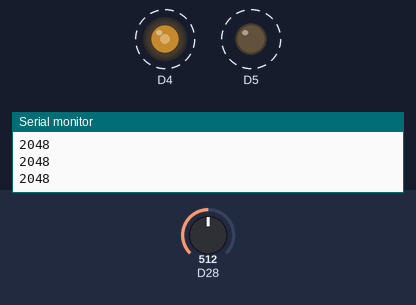
A sketch run on a simulated Arduino Due. On the bench: output pins drawn as LEDs (lit = HIGH), the last lines printed to the serial monitor. Dashed ring = blinking. Inputs (shaded band) come from the test bench; at power-on: D28 = 512 (analog values on the 0–1023 scale).

Above: at 0.9 s.
1.3 s: D28 set to 6
4.3 s: D28 set to 3
At 4.9 s:
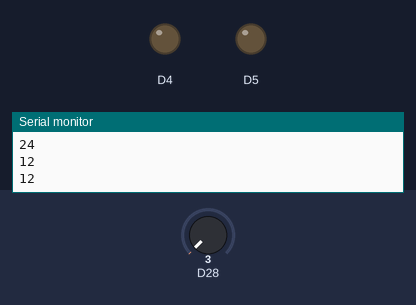
5.9 s: D28 set to 716
At 6.1 s:
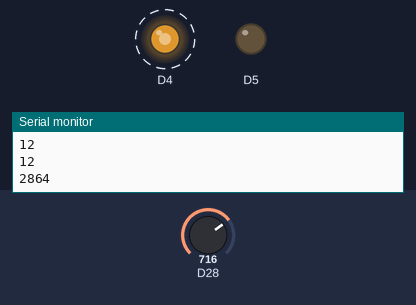
8.9 s: D28 set to 900
At 9.1 s:
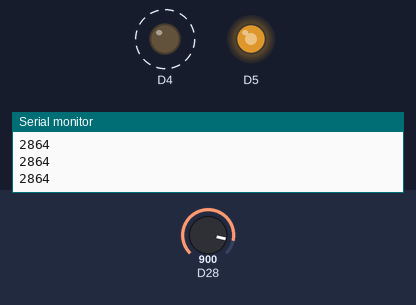
11.9 s: D28 set to 511
14.9 s: D28 set to 0
At 15.1 s:
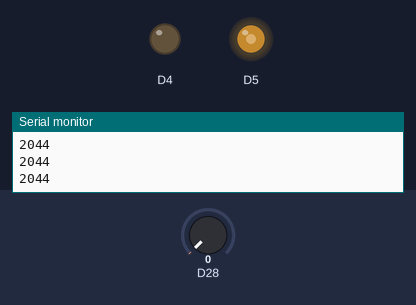
Timing chart, 0 to 17.7 s (numbered marks = the images above; inputs shaded):
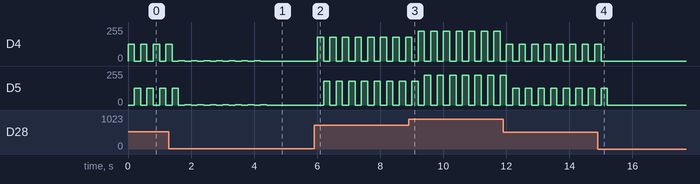

Measured:
- the behaviour switches between 5 and 4 on D28 (found by bisection; images 0 and 1)
- after the input at 4.3 s, D4: stops changing and stays 0/255; D5: goes on until 4.4 s, then stays 0/255
- after the input at 5.9 s, D4: alternates 178/255 for 0.20 s and 0/255 for 0.20 s, starting after 0.10 s; D5: alternates 178/255 for 0.20 s and 0/255 for 0.20 s, starting after 0.30 s
- after the input at 14.9 s, D4: goes on until 15.0 s, then stays 0/255; D5: goes on until 15.2 s, then stays 0/255
- by itself, D4: alternates 1/255 for 0.20 s and 0/255 for 0.20 s
- by itself, D5: repeats every 0.40 s: 0/255 0.20 s, 1/255 0.20 s

The sketch:

mod9_aula02_06.ino
```cpp
/*
  Author  - Curso De Arduino 2.0
  Link    - https://cursodearduino.net/
  Aula    - Diferenças Pico e Arduino
  Sketch  - Exemplo 06 PWM
*/

void setup() {
  Serial.begin(9600);

  pinMode(4, OUTPUT);
  pinMode(5, OUTPUT);

  analogReadResolution(12);
}

void loop() {
  int valPot = analogRead(28);
  int brilho = map(valPot, 0, 4095, 0, 255);
  Serial.println(valPot);

  analogWrite(4, brilho);
  analogWrite(5, LOW);
  delay(200);

  analogWrite(4, LOW);
  analogWrite(5, brilho);
  delay(200);
}
```
